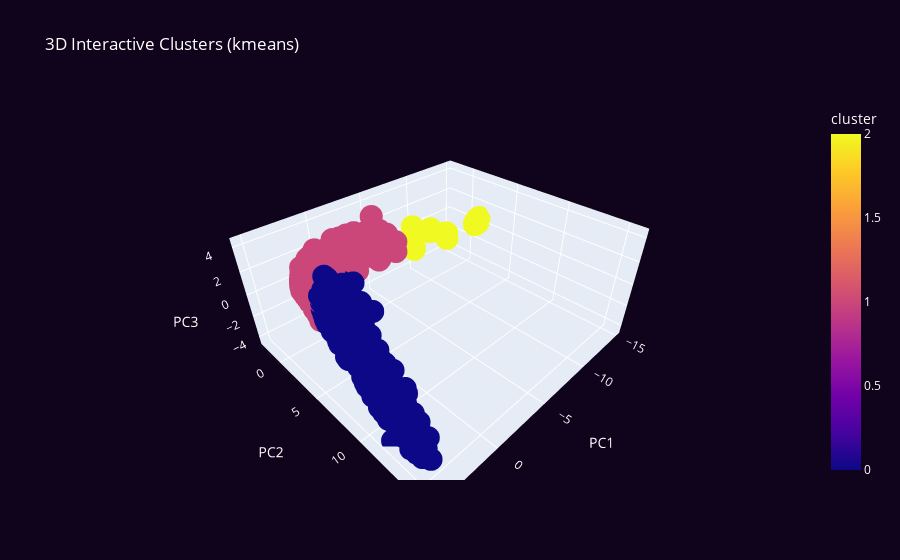

Notebook code for this chart:
### Code cell
# ------------------------------
# 3D Interactive Visualization
# ------------------------------

if APPLY_PCA and X_emb.shape[1] >= 3:
    # Create a DataFrame for plotting
    plot_df_3d = pd.DataFrame(X_emb[:, :3], columns=['PC1', 'PC2', 'PC3'])
    plot_df_3d['cluster'] = work['cluster']
    plot_df_3d[ID_COL] = work[ID_COL]

    # Create the 3D scatter plot
    fig_3d = px.scatter_3d(
        plot_df_3d,
        x='PC1',
        y='PC2',
        z='PC3',
        color='cluster',
        title=f'3D Interactive Clusters ({ALGO})',
        hover_data=[ID_COL],
        category_orders={"cluster": sorted(work["cluster"].unique())}
    )

    fig_3d.update_layout(legend_title_text='Cluster', scene=dict(xaxis_title='PC1', yaxis_title='PC2', zaxis_title='PC3'))
    fig_3d = apply_dark_theme(fig_3d)
    fig_3d.show()
else:
    print("3D Plotly visualization requires APPLY_PCA=True and PCA_N_COMPONENTS >= 3.")

### Figure 1 — Plotly figure (JSON) as saved in the notebook; plotly's stock layout.template omitted (floating-point values rounded to 4 significant figures; data arrays with more than 128 entries replaced by an {"elided": "..."} marker saying what was removed)
{"data": [{"customdata": {"elided": "7071x1 int values"}, "hovertemplate": "PC1=%{x}<br>PC2=%{y}<br>PC3=%{z}<br>professional_id=%{customdata[0]}<br>cluster=%{marker.color}<extra></extra>", "legendgroup": "", "marker": {"color": {"elided": "7071 int values"}, "coloraxis": "coloraxis", "symbol": "circle"}, "mode": "markers", "name": "", "scene": "scene", "showlegend": false, "type": "scatter3d", "x": {"elided": "7071 float values"}, "y": {"elided": "7071 float values"}, "z": {"elided": "7071 float values"}}], "layout": {"coloraxis": {"colorbar": {"title": {"text": "cluster"}}, "colorscale": [[0, "#0d0887"], [0.1111, "#46039f"], [0.2222, "#7201a8"], [0.3333, "#9c179e"], [0.4444, "#bd3786"], [0.5556, "#d8576b"], [0.6667, "#ed7953"], [0.7778, "#fb9f3a"], [0.8889, "#fdca26"], [1, "#f0f921"]]}, "font": {"color": "white"}, "legend": {"title": {"text": "Cluster"}, "tracegroupgap": 0}, "paper_bgcolor": "#10041c", "plot_bgcolor": "#10041c", "scene": {"domain": {"x": [0, 1], "y": [0, 1]}, "xaxis": {"title": {"text": "PC1"}}, "yaxis": {"title": {"text": "PC2"}}, "zaxis": {"title": {"text": "PC3"}}}, "title": {"text": "3D Interactive Clusters (kmeans)"}}}
